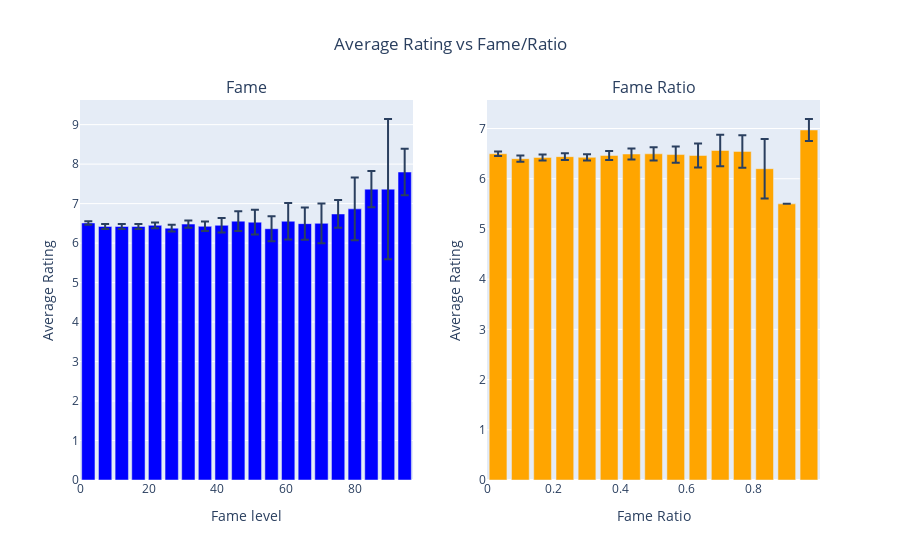

Notebook code for this chart:
### Code cell
import plotly.graph_objects as go
import plotly.express as px
from plotly.subplots import make_subplots

movies_fame = movies_copy.copy()

correlation = movies_fame[['averageRating', 'Fame']].corr(method='pearson')
print(correlation)
correlation = movies_fame[['averageRating', 'fame_ratio']].corr(method='pearson')
print(correlation)



# Calculate the mean of 'averageRating' for each bin
bin_means_fame = movies_fame.groupby(pd.cut(movies_fame['Fame'], bins=20))['averageRating'].mean()
bin_midpoints_fame = [(bin.left + bin.right) / 2 for bin in bin_means_fame.index]
bin_95_fame = movies_fame.groupby(pd.cut(movies_fame['Fame'], bins=20))['averageRating'].sem() * 1.96

bin_means_ratio = movies_fame.groupby(pd.cut(movies_fame['fame_ratio'], bins=15))['averageRating'].mean()
bin_midpoints_ratio = [(bin.left + bin.right) / 2 for bin in bin_means_ratio.index]
bin_95_ratio = movies_fame.groupby(pd.cut(movies_fame['fame_ratio'], bins=15))['averageRating'].sem() * 1.96

# Create the first subplot for 'Fame'
fig = make_subplots(rows=1, cols=2, subplot_titles=('Fame', 'Fame Ratio'))

fig.add_trace(go.Bar(
    x=bin_midpoints_fame,
    y=bin_means_fame.values,
    error_y=dict(type='data', array=bin_95_fame.values),
    name='Average Rating vs Fame',
    marker_color='blue'
),
    row=1, col=1)
fig.update_xaxes(title_text='Fame level', row=1, col=1)
fig.update_yaxes(title_text='Average Rating', row=1, col=1)

# Create the second subplot for 'Fame Ratio'
fig.add_trace(go.Bar(
    x=bin_midpoints_ratio,
    y=bin_means_ratio.values,
    error_y=dict(type='data', array=bin_95_ratio.values),
    name='Fame Ratio',
    marker_color='orange'
),
    row=1, col=2)

fig.update_xaxes(title_text='Fame Ratio', row=1, col=2)
fig.update_yaxes(title_text='Average Rating', row=1, col=2)

fig.update_layout(
    title='Average Rating vs Fame/Ratio',
    title_x=0.5,
    showlegend=False
)

fig.show()

fig.write_html("img/initial_fame.html")

### Figure 1 — Plotly figure (JSON) as saved in the notebook; plotly's stock layout.template omitted (floating-point values rounded to 4 significant figures)
{"data": [{"error_y": {"array": [0.04578, 0.06263, 0.06321, 0.06248, 0.07055, 0.08649, 0.09148, 0.1207, 0.1844, 0.2509, 0.3149, 0.3148, 0.4642, 0.4101, 0.5035, 0.3513, 0.7916, 0.4573, 1.776, 0.588], "type": "data"}, "marker": {"color": "blue"}, "name": "Average Rating vs Fame", "type": "bar", "x": [2.376, 7.275, 12.12, 16.98, 21.82, 26.68, 31.53, 36.38, 41.22, 46.08, 50.92, 55.78, 60.62, 65.47, 70.33, 75.17, 80.03, 84.88, 89.72, 94.58], "xaxis": "x", "y": [6.509, 6.421, 6.42, 6.42, 6.449, 6.378, 6.481, 6.425, 6.45, 6.556, 6.53, 6.364, 6.553, 6.493, 6.5, 6.737, 6.867, 7.367, 7.367, 7.8], "yaxis": "y"}, {"error_y": {"array": [0.04609, 0.06165, 0.05915, 0.06764, 0.06338, 0.09108, 0.1115, 0.1321, 0.1619, 0.2384, 0.3139, 0.3239, 0.5913, null, 0.2188], "type": "data"}, "marker": {"color": "orange"}, "name": "Fame Ratio", "type": "bar", "x": [0.03285, 0.09985, 0.1665, 0.2335, 0.3, 0.3665, 0.4335, 0.5, 0.5665, 0.6335, 0.7, 0.7665, 0.8335, 0.9, 0.9665], "xaxis": "x2", "y": [6.498, 6.4, 6.425, 6.44, 6.426, 6.463, 6.493, 6.496, 6.482, 6.464, 6.562, 6.544, 6.2, 5.5, 6.971], "yaxis": "y2"}], "layout": {"annotations": [{"font": {"size": 16}, "showarrow": false, "text": "Fame", "x": 0.225, "xanchor": "center", "xref": "paper", "y": 1, "yanchor": "bottom", "yref": "paper"}, {"font": {"size": 16}, "showarrow": false, "text": "Fame Ratio", "x": 0.775, "xanchor": "center", "xref": "paper", "y": 1, "yanchor": "bottom", "yref": "paper"}], "showlegend": false, "title": {"text": "Average Rating vs Fame/Ratio", "x": 0.5}, "xaxis": {"anchor": "y", "domain": [0, 0.45], "title": {"text": "Fame level"}}, "xaxis2": {"anchor": "y2", "domain": [0.55, 1], "title": {"text": "Fame Ratio"}}, "yaxis": {"anchor": "x", "domain": [0, 1], "title": {"text": "Average Rating"}}, "yaxis2": {"anchor": "x2", "domain": [0, 1], "title": {"text": "Average Rating"}}}}
